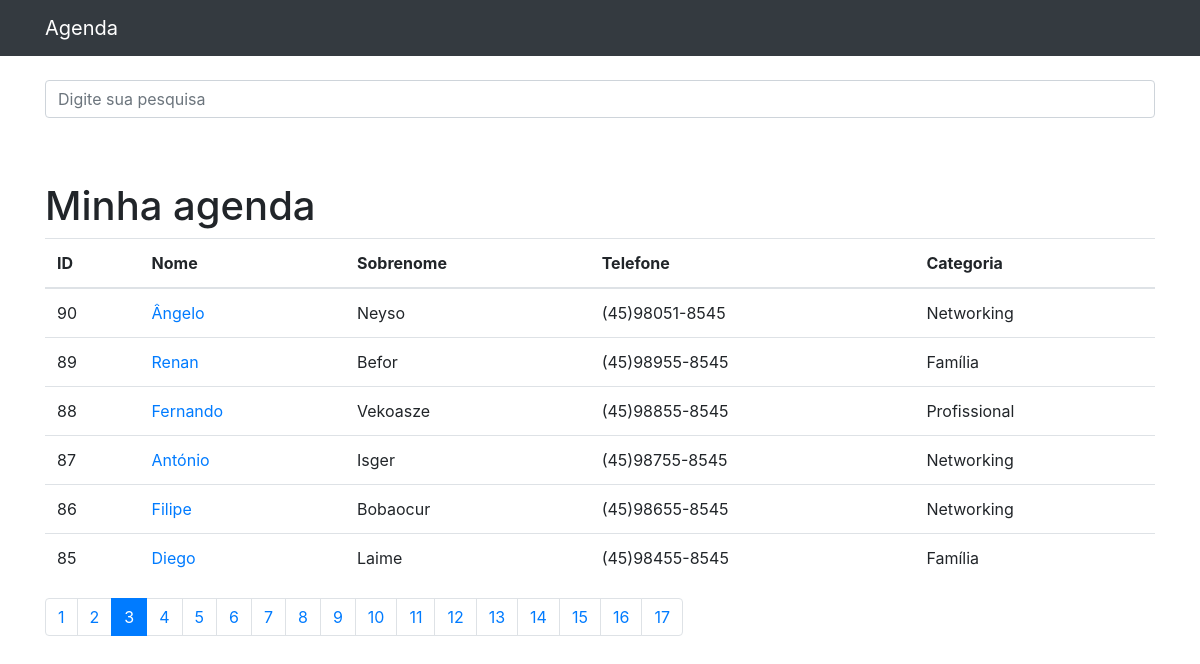
The page /?p=3&termo= on the database its author committed.
### appContatos/models.py (models this page shows, shortened)
class DbTabContatos(models.Model):
    strNome = models.CharField(max_length=255)
    strSobreNome = models.CharField(max_length=255, blank=True)
    strTelefone = models.CharField(max_length=255, blank=True)
    strEmail = models.CharField(max_length=255, blank=True)
    strDataCriacao = models.DateTimeField(default=timezone.now)
    texDescricao = models.TextField(blank=True)
    bolExibir = models.BooleanField(default=True)
    imgFoto = models.ImageField(blank=True, upload_to = 'fotos/%Y/%m')
    strKeyTabCategoria = models.ForeignKey(
        DbTabCategoria, on_delete=models.DO_NOTHING)

class DbTabCategoria(models.Model):
    strNome = models.CharField(max_length=255)
    def __str__(self):
        return self.strNome

### appContatos/views.py (the view)
# urls.py: path('', views.index, name='index'),
def index(request):
    varHtmlContatos = DbTabContatos.objects.order_by('-id').filter(
        bolExibir=True
    )
    paginacao = Paginator(varHtmlContatos, 6)
    page = request.GET.get('p')
    varHtmlContatos = paginacao.get_page(page)
    return render(request, 'appContatos/contatoIndex.html', {
        'passaHtmlContatos': varHtmlContatos,
    })

### appContatos/templates/appContatos/contatoIndex.html (shortened to what this page needs)
{%extends 'tempIndex.html'%}
{%block conteudo%}
<h1 class="mt-5">
  Minha agenda </h1>
  <table class="table">
    <thead>
      <tr>
        <th>ID </th ></th>
        <th>Nome </th ></th>
        <th>Sobrenome </th ></th>
        <th>Telefone </th></th>
        <th>Categoria </th></th>
      </tr>
    </thead>
    <tbody>
      {%for contato in passaHtmlContatos%}
      <tr>
          <td>{{contato.id}}</td>
          <td>
            <a href="{%url 'verContato' contato.id%}">{{contato.strNome}}</a>
          </td>
          <td>{{contato.strSobreNome}}</td>
          <td>{{contato.strTelefone}}</td>
          <td>{{contato.strKeyTabCategoria}}</td>
        </tr>
      {%endfor%}
    </tbody>
  </table>
  <nav aria-label="Page navigation example">
    <ul class="pagination">
      {%for pagina in passaHtmlContatos.paginator.page_range%}
        {%if passaHtmlContatos.number == pagina%}
          <li class="page-item active">
            <a class="page-link" href="?p={{pagina}}&termo={{request.GET.termo}}">
              {{pagina}}
            </a>
          </li>
        {%else%}
          <li class="page-item">
            <a class="page-link" href="?p={{pagina}}&termo={{request.GET.termo}}">
              {{pagina}}
            </a>
          </li>
        {%endif%}
      {%endfor%}
    </ul>
  </nav>
{%endblock%}

### rows shown on the page
DbTabContatos: id "90", strNome "Ângelo", strSobreNome "Neyso", strTelefone "(45)98051-8545", strKeyTabCategoria "Networking"
DbTabContatos: id "89", strNome "Renan", strSobreNome "Befor", strTelefone "(45)98955-8545", strKeyTabCategoria "Família"
DbTabContatos: id "88", strNome "Fernando", strSobreNome "Vekoasze", strTelefone "(45)98855-8545", strKeyTabCategoria "Profissional"
DbTabContatos: id "87", strNome "António", strSobreNome "Isger", strTelefone "(45)98755-8545", strKeyTabCategoria "Networking"
DbTabContatos: id "86", strNome "Filipe", strSobreNome "Bobaocur", strTelefone "(45)98655-8545", strKeyTabCategoria "Networking"
DbTabContatos: id "85", strNome "Diego", strSobreNome "Laime", strTelefone "(45)98455-8545", strKeyTabCategoria "Família"

### other values the page prints
{{ pagina }} "1" "2" "4" "5" "6" "7" "8" "9" "10" "11" "12" "13" "14" "15" "16" "17"
{{ pagina }} "3"
